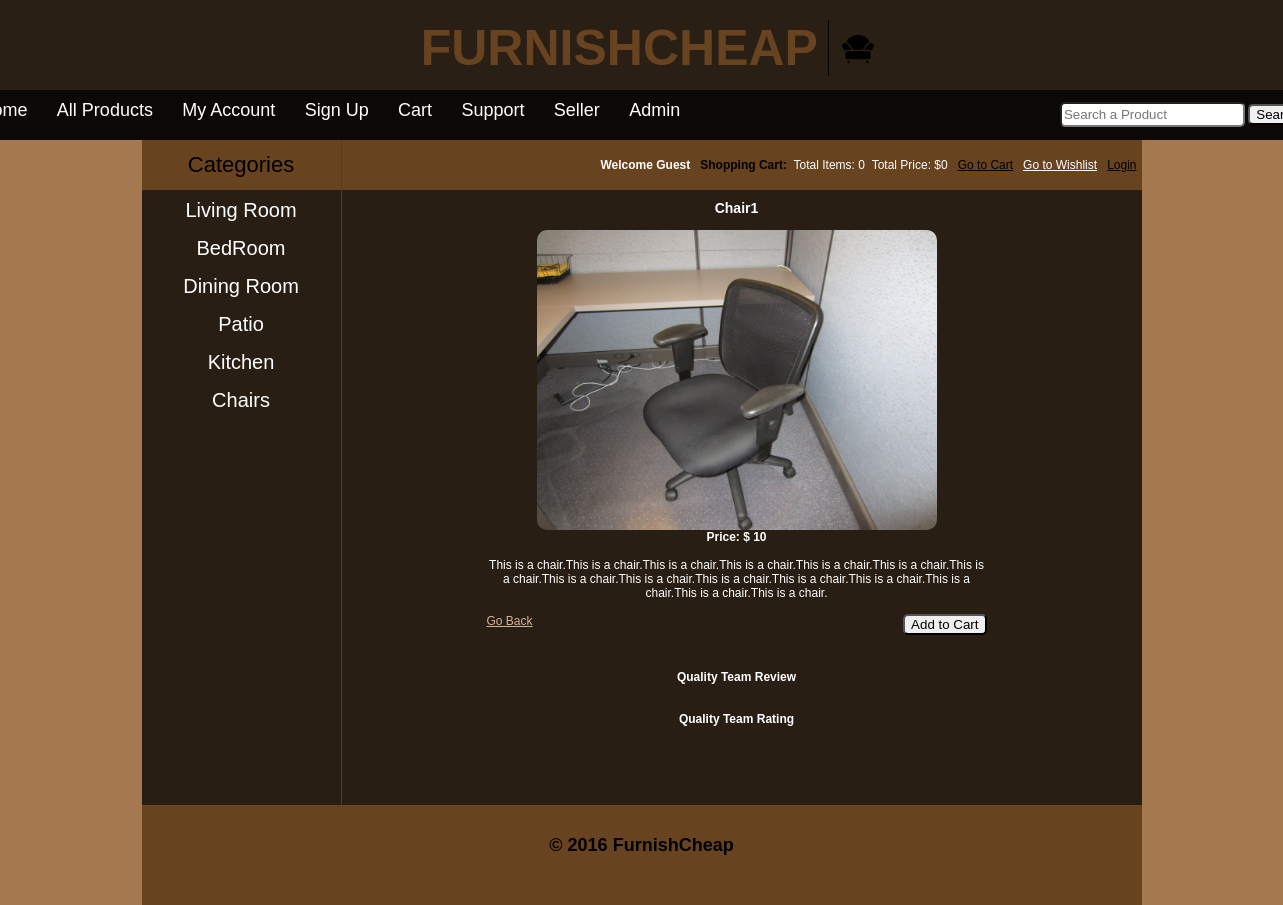
The page /details.php?pro_id=58 on the database its author committed.
### tables this page shows
CREATE TABLE IF NOT EXISTS `categories` (
  `cat_id` int(100) NOT NULL AUTO_INCREMENT,
  `cat_title` text NOT NULL,
  PRIMARY KEY (`cat_id`)
);

CREATE TABLE IF NOT EXISTS `products` (
  `product_id` int(100) NOT NULL AUTO_INCREMENT,
  `product_cat` int(100) NOT NULL,
  `product_brand` int(100) NOT NULL,
  `product_title` varchar(255) NOT NULL,
  `product_price` int(100) NOT NULL,
  `product_desc` text NOT NULL,
  `product_image` text NOT NULL,
  `product_keywords` text NOT NULL,
  `seller_email` varchar(100) NOT NULL,
  PRIMARY KEY (`product_id`)
);

### details.php (the view, shortened to what this page needs)
<?php session_start();
include("functions/functions.php");
?>
<!DOCTYPE>
<html>
    <head>
        <link rel="stylesheet" href="styles/style.css" media="all" />
    </head>
<body>
	<div align="center" id='logodiv'>
	<a align="center" href="/index.php">FURNISHCHEAP</a>
    	<img src='logo.png' alt='logo'>
	</div>
    <div class="main_wrapper">
        <div class="menubar">
        <ul id="menu">
               <li><a href="index.php">Home</a></li>
				<li><a href="all_products.php">All Products</a></li>
				<li><a href="<?php
				if(isset($_SESSION['customer_email'])) {
					echo "customer/my_account.php";
				}
				else {
					echo "checkout.php";
				}
				?>">My Account</a></li>
				<?php
				if(!isset($_SESSION['customer_email'])) {
					echo "<li><a href='customer_register.php'>Sign Up</a></li>";
				}
				?>
				<li><a href="cart.php">Cart</a></li>
                <li><a href="contact">Support</a></li>
				<li><a href="sellermanagement">Seller</a></li>
                <li><a href="admin_area">Admin</a></li>
            </ul>
            <div id="form">
                <form method="get" action="results.php" enctype="multipart/form-data">
                    <input id="search" type="text" name="user_query" placeholder="Search a Product" />
                    <input id="button" type="submit" name="search" value="Search" />
                </form>
        </div>
        </div>
        <div class="content_wrapper">
            <div id="sidebar">
                <div id="sidebar_title">Categories</div>
				<ul id="cats">
				<?php getCats(); ?>
                </ul>
            </div>
            <div id="content_area">
            <div id="shopping_cart">
                   <span style="float:right; font-size:12px; padding:5px; line-height:40px;">
                   <?php
					if(isset($_SESSION['customer_email'])){
					echo "<b>Welcome </b>" . $_SESSION['customer_email'] ."&nbsp;&nbsp;<b style='color:black;'>Your </b>" ;
					}
					else {
					echo "<b>Welcome Guest&nbsp;&nbsp;</b>";
					}
					?>
                    <b style="color:black">Shopping Cart:&nbsp;&nbsp;</b>Total Items:&nbsp;<?php total_items();?>&nbsp;&nbsp;Total Price:&nbsp;<?php total_price(); ?>&nbsp;&nbsp;
                    <a href="cart.php" style="color:black;">Go to Cart</a>&nbsp;&nbsp;
                    <a href="wishlist.php" style="color:white">Go to Wishlist</a>&nbsp;&nbsp;
                    <?php
					if(!isset($_SESSION['customer_email'])){
					echo "<a href='checkout.php' style='color:black;'>Login</a>";
					}
					else {
					echo "<a href='logout.php' style='color:black;'>Logout</a>";
					}
					?>
                    </span>
            </div>
            <div id="products_box_review">
				<?php
                if(isset($_GET['pro_id'])){
                $product_id = $_GET['pro_id'];
				$get_pro = "select * from products where product_id='$product_id'";
	$run_pro = mysqli_query($con, $get_pro);
	while($row_pro=mysqli_fetch_array($run_pro)){
		$pro_id = $row_pro['product_id'];
		$pro_title = $row_pro['product_title'];
		$pro_price = $row_pro['product_price'];
		$pro_image = $row_pro['product_image'];
        $pro_desc = $row_pro['product_desc'];
		echo "
				<div id='single_product_review'>
					<h3>$pro_title</h3>
					<br>
					<img src='admin_area/product_images/$pro_image' width='400' height='300' />
					<br>
					<p><b> Price: $ $pro_price </b></p>
					<br>
                   			<p>$pro_desc </p>
                   			<br>
					<a href='index.php' style='float:left;'>Go Back</a>
					<a href='index.php?pro_id=$pro_id'><button id='button' style='float:right'>Add to Cart</button></a>
					<br>
					<br>
					<br>
					<br>
					<div id='review'>";
					?>
					<p><b>Quality Team Review</b></p>
					<br>
              				<br>
              				<p><b>Quality Team Rating</b></p>
              				</div>
				</div>
	<?php
	}
	}
	?>
		</div>
            </div>
        </div>
        <div id="footer">
		<h2 style="text-align:center; padding-top:30px;">&copy; 2016 FurnishCheap</h2>
		</div>
    </div>
</body>
</html>

### functions/functions.php (shortened to what this page needs)
<?php
$con = mysqli_connect("localhost","root","","ecommerce");
  function getIp() {
    $ip = $_SERVER['REMOTE_ADDR'];
    return $ip;
}
 function total_items(){
	if(isset($_GET['add_cart'])){
		global $con;
		$ip = getIp();
		$get_items = "select * from cart where ip_add='$ip'";
		$run_items = mysqli_query($con, $get_items);
		$count_items = mysqli_num_rows($run_items);
		}
		else {
		global $con;
		$ip = getIp();
		$get_items = "select * from cart where ip_add='$ip'";
		$run_items = mysqli_query($con, $get_items);
		$count_items = mysqli_num_rows($run_items);
		}
	echo $count_items;
	}
	function total_price(){
		$total = 0;
		echo "$" . $total;
	}
function getCats(){
	global $con;
	$get_cats = "select * from categories";
	$run_cats = mysqli_query($con, $get_cats);
	while ($row_cats=mysqli_fetch_array($run_cats)){
		$cat_id = $row_cats['cat_id'];
		$cat_title = $row_cats['cat_title'];
	echo "<li><a href='index.php?cat=$cat_id'>$cat_title</a></li>";
	}
}

### styles/style.css (style rules this page uses)
html, body, div, span, applet, object, iframe, h1, h2, h3, h4, h5, h6, p, blockquote, pre, a, abbr, acronym, address, big, cite, code, del, dfn, em, img, ins, kbd, q, s, samp, small, strike, strong, sub, sup, tt, var, b, u, i, center, dl, dt, dd, ol, ul, li, fieldset, form, label, legend, table, caption, tbody, tfoot, thead, tr, th, td, article, aside, canvas, details, embed, figure, figcaption, footer, header, hgroup, menu, nav, output, ruby, section, summary, time, mark, audio, video { margin: 0; padding: 0; border: 0; vertical-align: baseline; }
#logodiv { height: 140px; width: 100%; background: #2A1F14; }
#logodiv a { padding-left: 12px; position: relative; top: 19px; font-size: 50px; color: #68431F; text-decoration: none; padding-right: 10px; border-right: 1px solid black; font-weight: bold; }
#logodiv img { padding-left: 10px; position: relative; top: 19px; }
#button { border-radius: 5px; }
body { background: url(background2.jpg) no-repeat center center; background-attachment: fixed; background-size: cover; font-family: Arvo,serif; font-family:Arial,Helvetica,freesans,sans-serif; font-size: 12px; }
.main_wrapper { position: relative; bottom: 50px; width : 1000px; height:auto; margin:auto; background:rgba(0,0,0,0.5); }
#review { float: left; width: 500px; }
.menubar { position: relative; right: 175px; width: 1348px; height:50px; background:#0B0805; color: white; }
#menu { padding:0; margin:0; line-height:40px; float:left; }
#menu li { list-style:none; display:inline; }
#menu a { text-decoration:none; color:white; padding:8px; margin:5px; font-size:18px; font-family:Arial,Helvetica,freesans,sans-serif; }
#form { float:right; padding-right:8px;line-height:50px; }
.content_wrapper { width:1000px; margin:auto; background:rgba(0,0,0,0.5); }
#content_area { min-height: 665px; width:800px; float:right; background:rgba(0,0,0,0.5); color: #FFFFFF; }
#sidebar { width:199px; background:rgba(0,0,0,0.5); float:left; line-height: 30px; }
#sidebar_title { background:#68431F; color:black; font-size:22px; font-family:Arial,Helvetica,freesans,sans-serif; padding:10px; text-align:center; }
#cats { text-align:center; }
#cats li { list-style:none; margin:5px; }
#cats a { color:white; padding:8px; margin:5px; text-align:center; font-size:20px; text-decoration:none; font-family:Arial,Helvetica,freesans,sans-serif; }
#products_box_review { width:780px; text-align:center; margin-left:30px; margin-bottom:10px; }
#products_box_review p { width: 500px; }
#single_product_review { float:left; margin-left:30px; padding:10px 0 0 85px; }
#single_product_review p { width: 500px; }
#single_product_review a { color: #D3B396; }
#single_product_review img { border-radius: 10px; }
#shopping_cart { font-size: 10px; width:800px; height:50px; background:#68431F; color:white; }
#search { border-radius: 5px; height: 25px; }
#footer { width:100%; height:100px; background:#68431F; clear:both; }

### rows shown on the page
categories: cat_title "Living Room"
categories: cat_title "BedRoom"
categories: cat_title "Dining Room"
categories: cat_title "Patio"
categories: cat_title "Kitchen"
categories: cat_title "Chairs"
products: product_title "Chair1", product_image (picture), product_price "10", product_desc "This is a chair.This is a chair.This is a chair.This is a chair.This is a chair.This is a chair.This is a chair.This is a chair.This is a chair.This is a chair.This is a chair.This is a chair.This is a chair.This is a chair.This is a chair."

### other values the page prints
$count_items "0"
$total "0"
